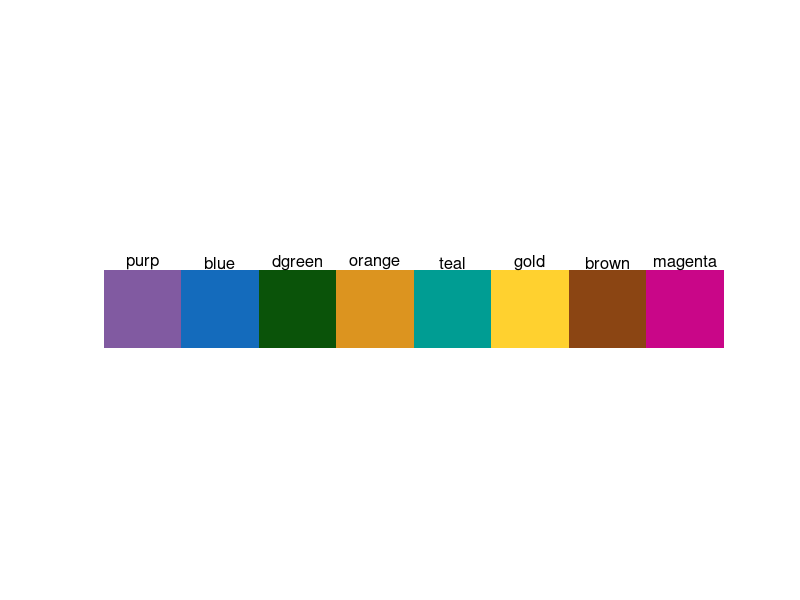

The MATLAB script that drew this image: (Note: this script raises an error after producing the figure.)
% Plots sample colors

close all;
savepath = '/Volumes/PamelaResearch/Luna_project/GoM_data/Colors';

% Define colors
dgreen = [0.039, 0.325, 0.035];%[0.024, 0.459, 0.31]; % LC Chlor & Nitrate
purp = [0.506, 0.353, 0.631]; % Max LC Lat & River Discharge
blue = [0.078, 0.42, 0.737]; % Max LCFE lat & MLD
orange = [0.863, 0.58, 0.122]; % Number of LCFE
teal = [0, 0.616, 0.576]; % WFCE
brown = [0.545, 0.271, 0.075]; % CBCE
gold = [1, 0.82, 0.184]; % NCE
magenta = [0.788, 0.024, 0.533]; % GoM Chl-a


% Color names and values
color_names = {'purp', 'blue', 'dgreen', 'orange', 'teal', 'gold', 'brown', 'magenta'};
color_values = [purp; blue; dgreen; orange; teal; gold; brown; magenta];

% Plot to see just colors
figure;
hold on;
for i = 1:length(color_names)
    rectangle('Position', [i-1, 0, 1, 1], 'FaceColor', color_values(i,:), 'EdgeColor', 'none');
    text(i-0.5, 1.1, color_names{i}, 'HorizontalAlignment', 'center', 'FontSize', 12);
end
axis off;
axis equal;
xlim([0 length(color_names)]);
ylim([0 1.5]);

save(fullfile(savepath, 'LCFE_colors.mat'), 'purp', 'blue', 'dgreen', 'orange', 'teal', 'gold', 'brown', "magenta");
